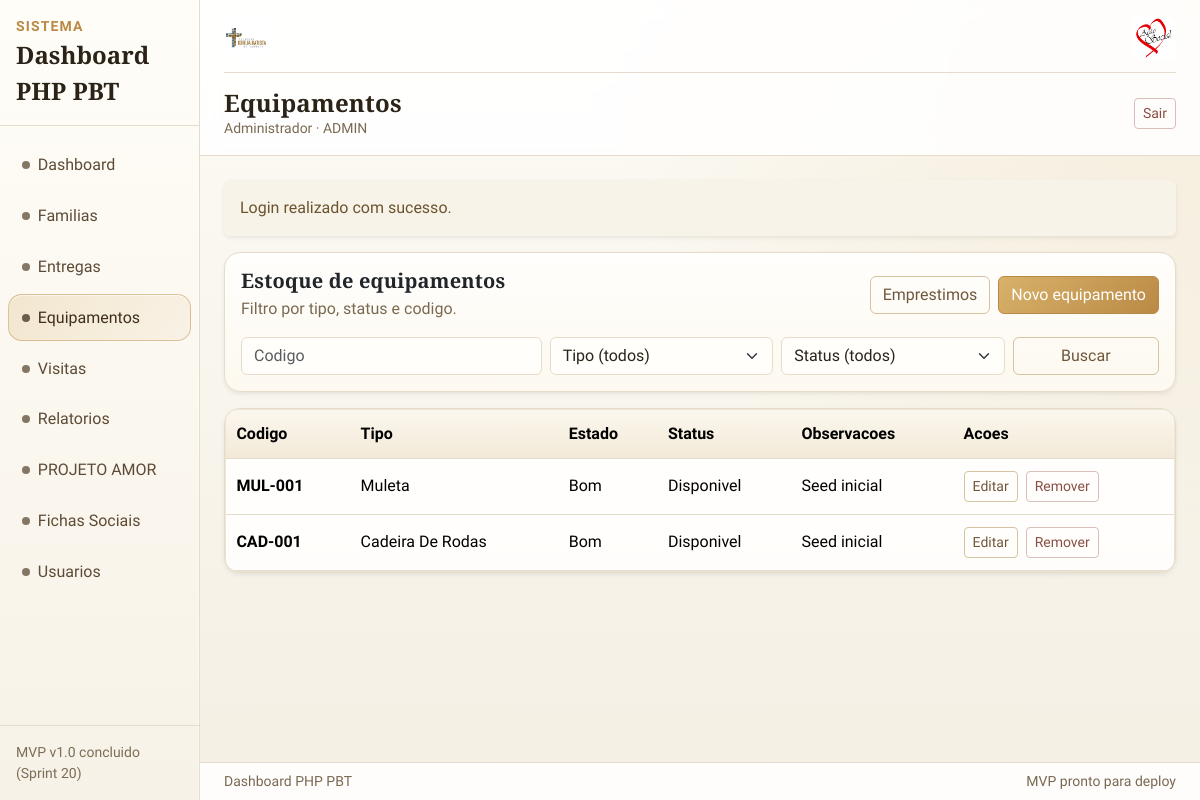
The page /equipment (signed in) on the database its author committed.
### tables this page shows
CREATE TABLE IF NOT EXISTS equipment (
  id INT AUTO_INCREMENT PRIMARY KEY,
  code VARCHAR(20) NOT NULL UNIQUE,
  type VARCHAR(60) NOT NULL,
  condition_state VARCHAR(20) NOT NULL DEFAULT 'bom',
  status VARCHAR(20) NOT NULL DEFAULT 'disponivel',
  notes TEXT NULL,
  maintenance_notes TEXT NULL,
  maintenance_completed_at DATETIME NULL,
  created_at DATETIME NOT NULL DEFAULT CURRENT_TIMESTAMP,
  updated_at DATETIME NULL DEFAULT NULL ON UPDATE CURRENT_TIMESTAMP,
  INDEX idx_equipment_type (type),
  INDEX idx_equipment_status (status),
  INDEX idx_equipment_condition_state (condition_state)
);

### app/Views/equipment/index.php (the view, shortened to what the rows shown need)
<div class="card border-0 shadow-sm mb-3">
    <div class="card-body">
        <div class="d-flex flex-column flex-md-row justify-content-between align-items-md-center gap-2 mb-3">
            <div>
                <h2 class="h5 mb-1">Estoque de equipamentos</h2>
            </div>
        </div>
    </div>
</div>
<div class="card border-0 shadow-sm">
    <div class="table-responsive">
        <table class="table align-middle mb-0">
            <thead>
                <tr>
                    <th>Codigo</th>
                    <th>Tipo</th>
                    <th>Estado</th>
                    <th>Status</th>
                    <th>Observacoes</th>
                    <th>Acoes</th>
                </tr>
            </thead>
            <tbody>
            <?php if (empty($equipments)) : ?>
                <tr>
                    <td colspan="6" class="text-secondary p-4">Nenhum equipamento encontrado.</td>
                </tr>
            <?php else : ?>
                <?php foreach ($equipments as $equipment) : ?>
                    <?php $equipmentId = (int) ($equipment['id'] ?? 0); ?>
                    <tr class="<?= ((string) ($equipment['status'] ?? '') === 'inativo' && (string) ($equipment['condition_state'] ?? '') === 'ruim') ? 'table-danger' : '' ?>">
                        <td class="fw-semibold"><?= htmlspecialchars((string) ($equipment['code'] ?? ''), ENT_QUOTES, 'UTF-8') ?></td>
                        <td><?= htmlspecialchars(ucwords(str_replace('_', ' ', (string) ($equipment['type'] ?? ''))), ENT_QUOTES, 'UTF-8') ?></td>
                        <td><?= htmlspecialchars(ucwords(str_replace('_', ' ', (string) ($equipment['condition_state'] ?? ''))), ENT_QUOTES, 'UTF-8') ?></td>
                        <td>
                            <?= htmlspecialchars(ucwords(str_replace('_', ' ', (string) ($equipment['status'] ?? ''))), ENT_QUOTES, 'UTF-8') ?>
                        </td>
                        <td>
                            <div><?= htmlspecialchars((string) ($equipment['notes'] ?? '-'), ENT_QUOTES, 'UTF-8') ?></div>
                        </td>
                        <td>
                            <div class="d-flex flex-wrap gap-2">
                                <a class="btn btn-sm btn-outline-secondary" href="/equipment/edit?id=<?= $equipmentId ?>">Editar</a>
                                <form method="post" action="/equipment/delete?id=<?= $equipmentId ?>" class="m-0" onsubmit="return confirm('Remover equipamento?');">
                                    <button type="submit" class="btn btn-sm btn-outline-danger">Remover</button>
                                </form>
                            </div>
                        </td>
                    </tr>
                <?php endforeach; ?>
            <?php endif; ?>
            </tbody>
        </table>
    </div>
</div>

### rows shown on the page
equipment: code "MUL-001", type "Muleta", condition_state "Bom", status "Disponivel", notes "Seed inicial"
equipment: code "CAD-001", type "Cadeira De Rodas", condition_state "Bom", status "Disponivel", notes "Seed inicial"

### other values the page prints
$layoutAppName "Dashboard PHP PBT"
$item['label'] "Dashboard"
$item['label'] "Familias"
$item['label'] "Entregas"
$item['label'] "Equipamentos"
$item['label'] "Visitas"
$item['label'] "Relatorios"
$item['label'] "PROJETO AMOR"
$item['label'] "Fichas Sociais"
$item['label'] "Usuarios"
$layoutTitle "Equipamentos"
$layoutUserName "Administrador"
$layoutUserRole "ADMIN"
$success "Login realizado com sucesso."
